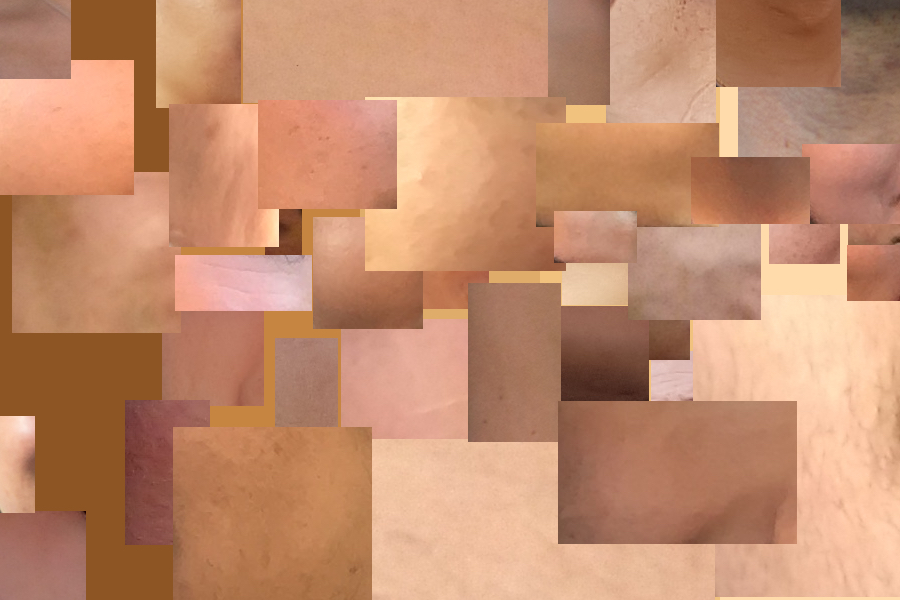
#> input picture EchPeau.jpg, 900 x 600 px
$ jupyter execute --allow-errors DetectiondePeau2.ipynb   (shell and % lines are left out)   (older library calls are emulated)
#> lines starting #> are read from the running program, lines starting #| are printed output that depends on the picture; after the words box and inside, x2 and y2 are one past the last pixel; in counts of white or black regions, pixels touching at a corner belong together
<a href="https://colab.research.google.com/github/gabilodeau/INF8770/blob/master/DetectiondePeau2.ipynb" target="_parent"></a>

INF8770 Technologies multimédias

Polytechnique Montréal

Exemple de détection de la peau par la méthode Bayésienne.

Exécuter les 2 lignes suivantes pour colab.

[cell 1]
%cd INF8770

[cell 2]
import numpy as np
import matplotlib.pyplot as plt
import scipy.ndimage.filters as fltr

Lecture d'images d'échantillons de peau et de non peau. Notez qu'il y a plus d'échantillons de peau que non peau. Non peau n'est pas très varié.

[cell 3]
plt.figure(figsize = (15,20))
plt.subplot(121)
imagePeau = plt.imread('EchPeau.jpg')
#> imagePeau is the input picture: shape (600, 900, 3); mean R, G, B 195, 140.8, 109.6
plt.imshow(imagePeau)
plt.subplot(122)
#> (the rest of this cell did not finish here and is left out)

Calcul des histogrammes pour Peau et Non Peau. On utilise un histogramme de triplets RGB.

[cell 4]
Qu = 8.0   #Niveau de quantification des couleurs
#> Qu = 8
HistoPeau = np.zeros((int(256.0/Qu),int(256.0/Qu),int(256.0/Qu)),dtype=np.float)
for i in range(0,len(imagePeau)):
    for j in range(0,len(imagePeau[0])):
        HistoPeau[int(imagePeau[i][j][0]/Qu)][int(imagePeau[i][j][1]/Qu)][int(imagePeau[i][j][2]/Qu)] += 1

[cell 5]
HistoNonPeau = np.zeros((int(256.0/Qu),int(256.0/Qu),int(256.0/Qu)),dtype=np.float)
#> (the rest of this cell did not finish here and is left out)

Transformation des histogrammes en densité de probabilité. On divise par le nombre total de pixels.

[cell 6]
HistoPeau = HistoPeau/(len(imagePeau)*len(imagePeau[0]))
#> (the rest of this cell did not finish here and is left out)

Lecture de l'image sur laquelle nous allons appliquer la détection.

[cell 7]
plt.figure(figsize = (10,10))
image = plt.imread('Trudeau.jpg')
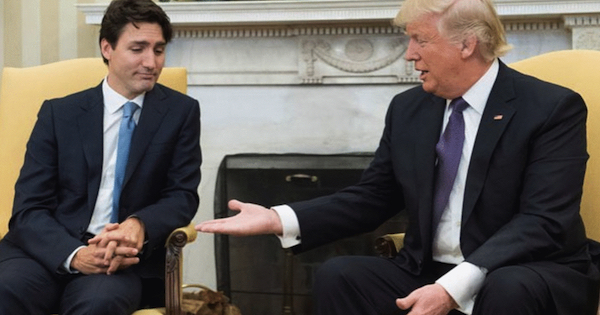
#> input picture Trudeau.jpg, 600 x 315 px
#> image is the input picture: shape (315, 600, 3); mean R, G, B 100.3, 94.1, 88.4
plt.imshow(image)
plt.show()

[cell 8]
PixPeau = np.zeros((len(image),len(image[0])))
#> PixPeau: shape (315, 600) float64; every value is 0
for i in range(len(image)):
    for j in range(len(image[0])):
        #Vérifie si la probabilité du pixel est plus grande d'être de la peau que non peau.
        if HistoPeau[int(image[i][j][0]/Qu)][int(image[i][j][1]/Qu)][int(image[i][j][2]/Qu)] > \
            HistoNonPeau[int(image[i][j][0]/Qu)][int(image[i][j][1]/Qu)][int(image[i][j][2]/Qu)]:
            PixPeau[i][j] = True;
        else:
            PixPeau[i][j] = False;
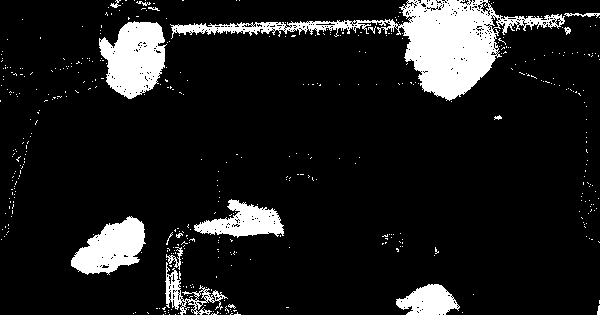
#> PixPeau: shape (315, 600) float64; values 0 (black) and 1 (white), 11.1% white; 452 white regions (436 under 20 px), largest, box (x1, y1, x2, y2) and area: (170, 0, 565, 101) 9489, (99, 21, 167, 99) 3602, (71, 216, 146, 275) 2640

Affichage du résultat. Les performances sont meilleures que pour DetectionPeau1.

[cell 9]
plt.figure(figsize = (10,10))
plt.imshow(PixPeau, plt.get_cmap('binary'))
plt.show()

Extra: On peut éliminer un peu de bruit en appliquant un filter médian.

[cell 10]
PixPeau = fltr.median_filter(PixPeau, size=(7, 7))
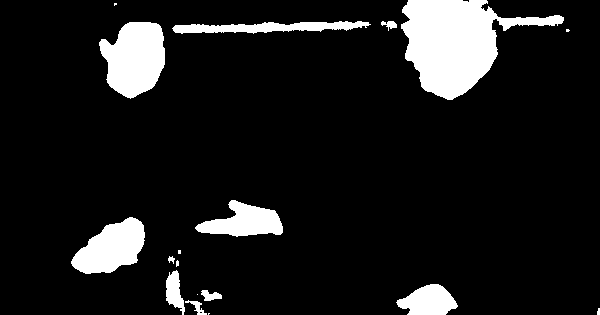
#> PixPeau: shape (315, 600) float64; values 0 (black) and 1 (white), 10.6% white; 18 white regions (7 under 20 px), largest, box (x1, y1, x2, y2) and area: (401, 0, 564, 100) 8059, (99, 22, 165, 99) 3663, (71, 217, 145, 274) 2662
plt.figure(figsize = (10,10))
plt.imshow(PixPeau, plt.get_cmap('binary'))
plt.show()
